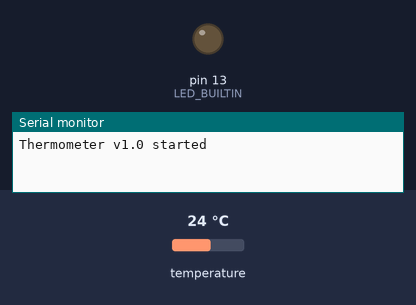
Bench run of a sketch on a simulated Arduino Uno, built with avr-gcc and run on an emulated ATmega328P. Parts: output pins drawn as LEDs (lit = HIGH), the last lines printed to the serial monitor. The test bench sets the inputs (shaded band); at power-on: temperature 24 °C.

Above: at 0.1 s.
At 0.8 s:
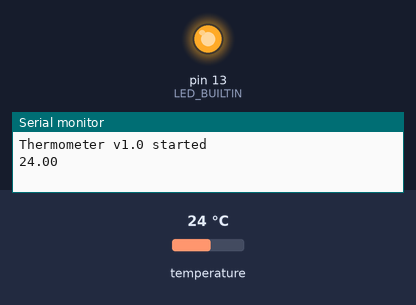
Timing chart, 0 to 2.3 s (numbered marks = the images above):
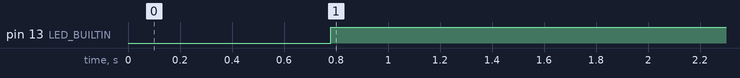

The sketch:

Arduino_DS18B20.ino
```cpp
#include <OneWire.h>
#include <DallasTemperature.h>

#define HW_BUS 2

OneWire oneWire(HW_BUS);
DallasTemperature sensors(&oneWire);

boolean warning;
float temp;

void setup() {
  Serial.begin(9600);
  Serial.println("Thermometer v1.0 started");
  pinMode(LED_BUILTIN,OUTPUT);
  warning=false;
  sensors.begin();
}

void loop() {
  sensors.requestTemperatures();
  temp=sensors.getTempCByIndex(0);
  Serial.println(temp);
  if(temp<27){ warning=true; }
  if(warning){ digitalWrite(LED_BUILTIN,true); }
  else{ digitalWrite(LED_BUILTIN,false); }
  delay(900000);
}
```

Measured:
- by itself, pin 13 (LED_BUILTIN): LOW → HIGH at 0.78 s
